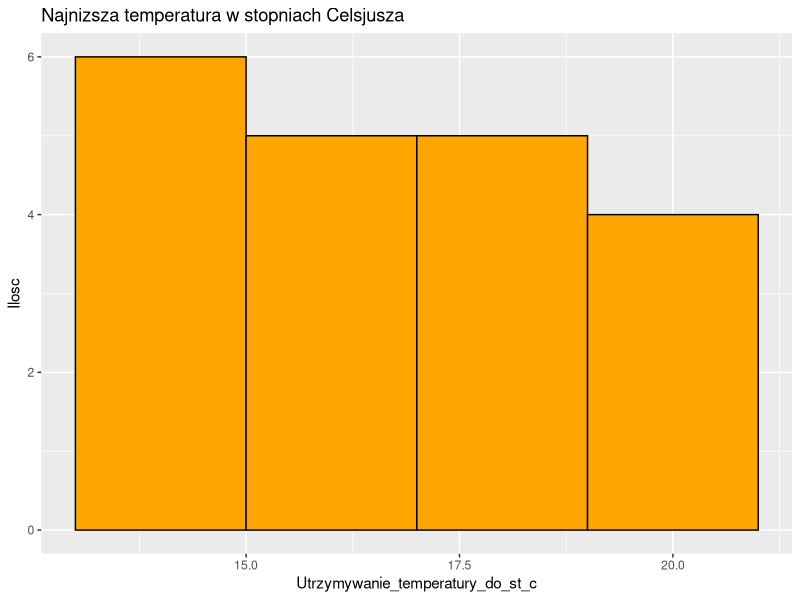
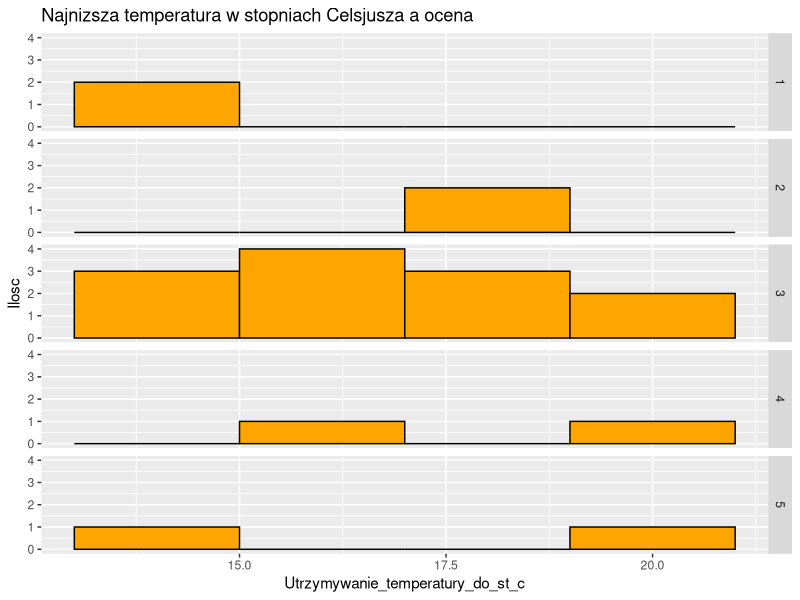

Source code (R) for these figures, in order:
#install.packages("ggplot2")
library("ggplot2")

df <- as.data.frame(matrix(c(30, 29, 24, 27, 26, 22, 37, 22, 42, 10, 7, 41, 21, 20, 30, 32, 24, 20, 4, 32,
                             4.8, 4.1, 3.9, 4.4, 5.5, 3.9, 7.1, 3.7, 19.8, 11.5, 2.4, 7.52, 2.83, 4.1, 4.7, 2.9, 5, 4.3, 2.3, 2.9,
                             18, 17, 17, 14, 16, 14, 17, 17, 14, 20, 20, 18, 18, 20, 18, 15, 15, 20, 19, 15,
                             269, 379, 349, 299, 299, 160, 499, 259, 2699, 419, 269, 489, 189, 369, 319, 399, 200, 269, 159, 419), 20, 4))
labels <- c("1", "2", "3", "4", "5")
result <- c(2, 3, 4, 3, 3, 5, 3, 3, 1, 3, 3, 3, 3, 4, 2, 3, 1, 5, 3, 3)
factors <- factor(result, labels)
df <- cbind(df, factors)
colnames(df) <- c("Pojemnosc", "Waga_w_kg", "Utrzymywanie_temperatury_do_st_c", "Cena", "Ocena")

histogram <- ggplot(df, aes(Utrzymywanie_temperatury_do_st_c))

histogram <- histogram + geom_histogram(binwidth=2, color="black", fill="orange")
histogram <- histogram + labs(x="Utrzymywanie_temperatury_do_st_c", y="Ilosc") + ggtitle("Najnizsza temperatura w stopniach Celsjusza")
histogram

histogram.facets <- histogram+facet_grid(Ocena~.)+ggtitle("Najnizsza temperatura w stopniach Celsjusza a ocena")
histogram.facets #pionowo
